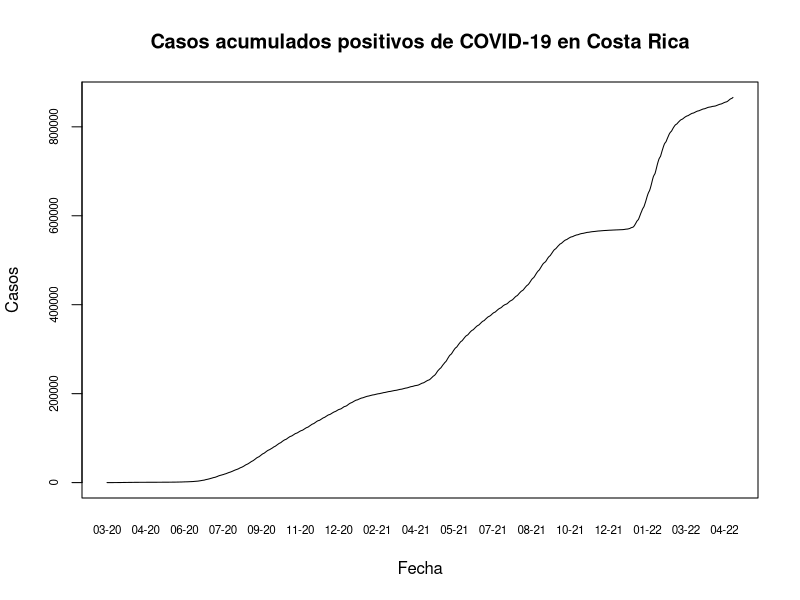
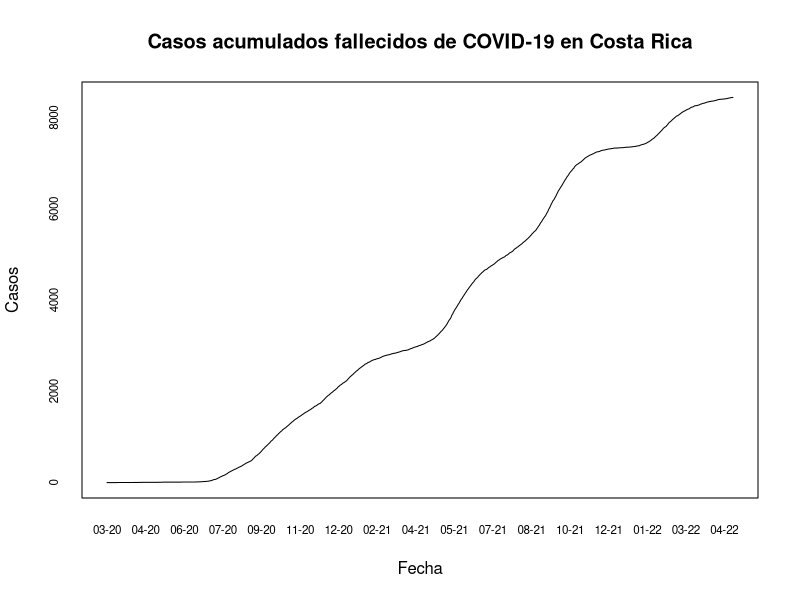

These charts were generated, in order, by the following R code:
## ---- chunk 1
knitr::opts_chunk$set(echo = TRUE)
## ---- chunk 2
covid <- read.csv(file = "05_10_22_CSV_GENERAL.csv", sep = ";")
## ---- chunk 3
options(scipen = 7)
## ---- chunk 4
covid$FECHA <- as.Date(covid$FECHA, format = "%d/%m/%Y")
## ---- chunk 5
plot(
  covid$FECHA,
  covid$positivos,
  type = "l",
  xaxt = "n",
  yaxt = "n",
  main = "Casos acumulados positivos de COVID-19 en Costa Rica",
  xlab = "Fecha",
  ylab = "Casos"
)

# Formato del eje x
axis(
  side = 1,
  covid$FECHA,
  tick = FALSE,
  format(covid$FECHA, "%m-%y"),
  cex.axis = 0.7
)

# Formato del eje y
axis(
  side = 2,
  covid$positivos,
  labels = TRUE,  
  at = seq(0, 1000000, by = 200000),
  cex.axis = .7
)
## ---- chunk 6
plot(
  covid$FECHA,
  covid$fallecidos,
  type = "l",
  xaxt = "n",
  yaxt = "n",
  main = "Casos acumulados fallecidos de COVID-19 en Costa Rica",
  xlab = "Fecha",
  ylab = "Casos"
)

# Formato del eje x
axis(
  side = 1,
  covid$FECHA,
  tick = FALSE,
  format(covid$FECHA, "%m-%y"),
  cex.axis = 0.7
)

# Formato del eje y
axis(
  side = 2,
  covid$fallecidos,
  labels = TRUE,  
  at = seq(0, 10000, by = 2000),
  cex.axis = .7
)
